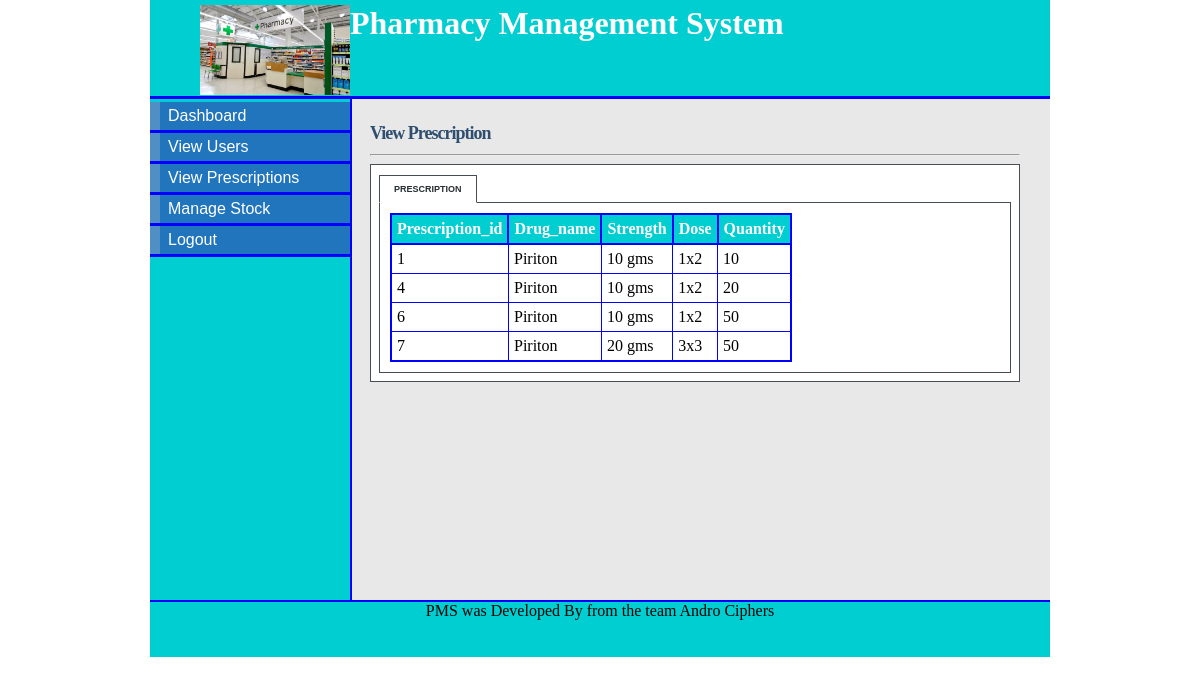
The app's page /view_prescription.php (signed in) with its own data.
### tables this page shows
CREATE TABLE `prescription` (
  `prescription_id` tinyint(5) NOT NULL,
  `drug_id` tinyint(5) NOT NULL,
  `drug_name` varchar(20) NOT NULL,
  `strength` varchar(10) NOT NULL,
  `dose` varchar(10) NOT NULL,
  `quantity` int(5) NOT NULL
);

### view_prescription.php (the view, shortened to what this page needs)
<!DOCTYPE html>
<html>
<head>
<link rel="stylesheet" type="text/css" href="style/mystyle.css">
<link rel="stylesheet" href="style/style.css" type="text/css" media="screen" />
<link rel="stylesheet" href="style/table.css" type="text/css" media="screen" />
</head>
<body>
<div id="content">
<div id="header">
<h1><a href="#"><img src="images/main_logo.jpg"></a> Pharmacy Management System</h1></div>
<div id="left_column">
<div id="button">
		<ul>
			<li><a href="manager.php">Dashboard</a></li>
			<li><a href="view.php">View Users</a></li>
			<li><a href="view_prescription.php">View Prescriptions</a></li>
			<li><a href="stock.php">Manage Stock</a></li>
			<li><a href="logout.php">Logout</a></li>
		</ul>
</div>
</div>
<div id="main">
<div id="tabbed_box" class="tabbed_box">
    <h4>View Prescription</h4>
<hr/>
    <div class="tabbed_area">
        <ul class="tabs">
            <li><a href="javascript:tabSwitch('tab_1', 'content_1');" id="tab_1" class="active">Prescription </a></li>
        </ul>
        <div id="content_1" class="content">
		<?php echo $message1;
       $result = mysql_query("SELECT * FROM prescription")or die(mysql_error());
        echo "<table border='1' cellpadding='5'>";
        echo "<tr> <th>Prescription_id</th><th>Drug_name</th> <th>Strength</th><th>Dose</th><th>Quantity</th></tr>";
        while($row = mysql_fetch_array( $result )) {
                echo "<tr>";
				 echo '<td>' . $row['prescription_id'] . '</td>';
                echo '<td>' . $row['drug_name'] . '</td>';
                echo '<td>' . $row['strength'] . '</td>';
				echo '<td>' . $row['dose'] . '</td>';
				echo '<td>' . $row['quantity'] . '</td>';
				?>
				<?php
		 }
        echo "</table>";
?>
        </div>
    </div>
</div>
</div>
<div id="footer" align="Center"> PMS was Developed By from the team Andro Ciphers</div>
</div>
</body>
</html>

### style/mystyle.css (style rules this page uses)
body { margin-top: 0px; padding-top: 0px; }
#content { margin-left: auto; margin-right: auto; background: #E8E8E8; width: 900px; height: 600px; }
#header { width: 900px; height: 96px; background: #00CED1; border-bottom: solid 3px blue; }
#header h1 { margin: 0px; padding-top: 5px; margin-left: 50px; color: #fff; }
#header img { float:left; height: 90px; width: 150px; }
#left_column { clear: all; float: left; width: 200px; height: 501px; background: #00CED1; border-right:solid 2px blue; }
#main { clear: all; width: 780px; height: 470px; background: #E8E8E8; }
#button { width: 12.5em; padding: 0 0 1em 0; margin-top: 0.2em; margin-bottom: 1em; font-family: 'Trebuchet MS', 'Lucida Grande', Verdana, Arial, Sans-serif; background: #00CED1; color: #333; }
#button ul { list-style: none; margin: 0; padding: 0; border: none; }
#button li { border-bottom: 3px solid blue; margin: 0; list-style: none; list-style-image: none; }
#button li a { display: block; padding: 5px 5px 5px 0.5em; border-left: 10px solid #508fc4; border-right: 10px solid #2175bc; background-color: #2175bc; color: #fff; text-decoration: none; width: 100%; }
html>body #button li a { width: auto; }
#footer { width: 900px; height: 55px; background: #00CED1; clear: all; border-top: solid 2px blue; }

### style/style.css (style rules this page uses)
#tabbed_box { margin: 0px auto 0px 220px; width: 650px; }
.tabbed_box h4 { font-size: 18px; color:#2F4F6F; letter-spacing:-1px; margin-bottom:10px; }
.tabbed_area { border: 1px solid #494e52; background-color: #fff; padding: 8px; }
ul.tabs { margin: 0px; padding: 0px; margin-top: 5px; margin-bottom: 6px; }
ul.tabs li { list-style: none; display: inline; }
ul.tabs li a { background-color: #464c54; color: #ffebb5; padding: 8px 14px 8px 14px; text-decoration: none; font-size: 9px; font-family: Verdana, Arial, Helvetica, sans-serif; font-weight: bold; text-transform: uppercase; border: 1px solid #464c54; }
ul.tabs li a.active { background-color: #ffffff; color: #282e32; border: 1px solid #464c54; border-bottom: 1px solid #ffffff; }
.content { background-color: #ffffff; padding: 10px; border: 1px solid #464c54; }

### style/table.css (style rules this page uses)
table { border-collapse:collapse; }
table,th { border: 2px solid blue; }
th { background-color: #00CED1; color:white; }

### view_prescription.php (style rules this page uses)
#main { height: 477px; }

### records on screen
prescription: prescription_id "1", drug_name "Piriton", strength "10 gms", dose "1x2", quantity "10"
prescription: prescription_id "4", drug_name "Piriton", strength "10 gms", dose "1x2", quantity "20"
prescription: prescription_id "6", drug_name "Piriton", strength "10 gms", dose "1x2", quantity "50"
prescription: prescription_id "7", drug_name "Piriton", strength "20 gms", dose "3x3", quantity "50"
